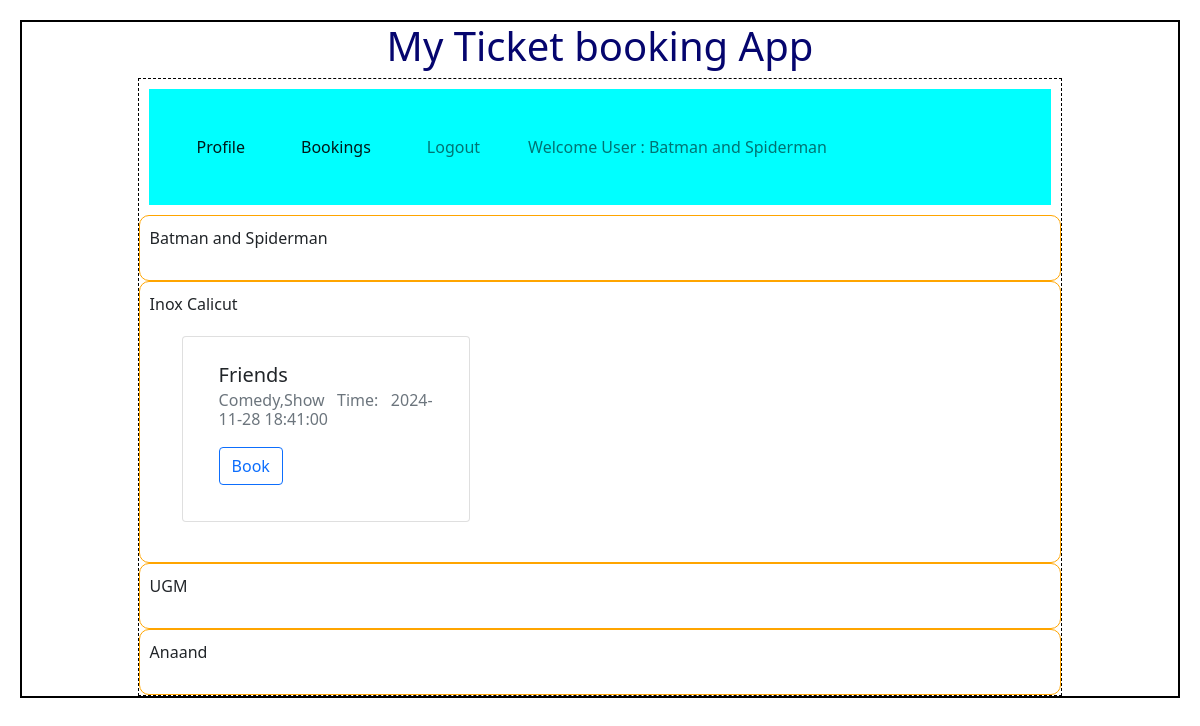
/user/2/Batman and Spiderman, run on the app's committed database.
### backend/models.py (models this page shows)
class Theatre(db.Model):
    __tablename__ = "theatre"
    id =db.Column(db.Integer,primary_key = True)
    name =db.Column(db.String, unique=True,nullable=False)
    location = db.Column(db.String,nullable=False)
    pin_code = db.Column(db.Integer,nullable=False)
    capacity = db.Column(db.Integer,nullable=False)
    venue_pic_url = db.Column(db.String,nullable=True,default="None")
    shows = db.relationship("Show",cascade="all,delete",backref="theatre",lazy=True)

class Show(db.Model):
    __tablename__ = "show"
    id =db.Column(db.Integer,primary_key = True)
    name =db.Column(db.String, unique=True,nullable=False)
    tags = db.Column(db.String,nullable=False)
    rating = db.Column(db.Integer,default=0)
    tkt_price = db.Column(db.Float,default=0.0)
    date_time = db.Column(db.DateTime,nullable=False)
    theatre_id =  db.Column(db.Integer,db.ForeignKey("theatre.id"),nullable=False)

### backend/controllers.py (the view)
@app.route("/user/<id>/<name>")
def user_dashboard(id,name):
    theathres = get_theatres()
    dt_time_now=datetime.today().strftime("%Y-%m-%dT%H:%M")
    dt_time_now=datetime.strptime(dt_time_now,"%Y-%m-%dT%H:%M")
    return render_template("user_dashboard.html", dt_time_now=dt_time_now,uid=id,name = name,theatres=theathres)

### backend/controllers.py (called while the page is built)
def get_theatres():
    theatres = Theatre.query.all()
    return theatres

### templates/user_dashboard.html
{%extends "user_layout.html"%}
{%block conten%}
  {%if theatres%}
   {%for theatre in theatres%}
    <div class="outer_box">
      {{theatre.name}}
      <div class="container">
        <div class ="row">
          {%for show in theatre.shows%}
          {%if show.date_time>=dt_time_now%}
          <div class="col">
            <div class="card" style="width: 18rem;">
              <div class="card-body">
                <h5 class="card-title">{{show.name}}</h5>
                <h6 class="card-subtitle mb-2 text-muted">{{show.tags}},Show Time: {{show.date_time}}</h6>
                <a href="/book_ticket/{{uid}}/{{show.id}}/{{name}}" type="button" class="btn btn-outline-primary">Book</a>
              </div>
            </div>
          </div>
          {%endif%}
          {%endfor%}
        </div>
      </div>
    </div>
  {%endfor%}
    {%else%}
      <h3 class="center"> No Shows Available in any theatres</h3>
      {%endif%}
{%endblock%}

### static/styles/main.css (style rules this page uses)
* { margin: 10px; }
.outer_box { border: 1px solid orange; margin-top: 10px; margin:auto; padding: 10px; border-radius: 10px; text-align: justify; }

### data on the page
Theatre: name "Batman and Spiderman"
Theatre: name "Inox Calicut"
Show: name "Friends", tags "Comedy", date_time "2024-11-28 18:41:00"
Theatre: name "UGM"
Theatre: name "Anaand"

### other printed values
{{ name }} "Batman and Spiderman"
